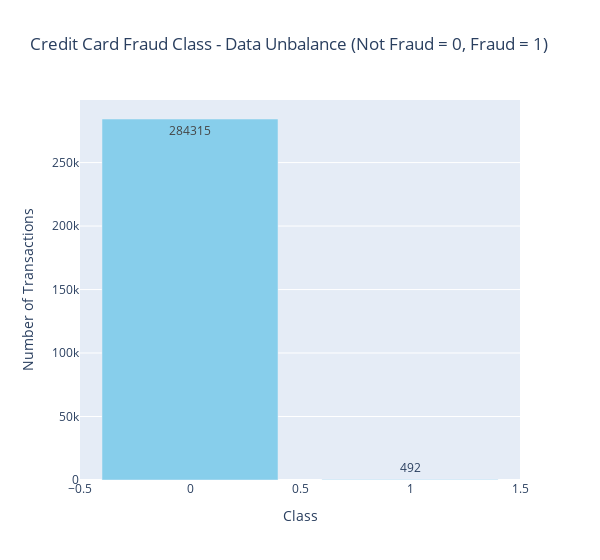

Notebook cell for this chart:
### Markdown cell above
### Unbalanced Data

### Code cell
temp = df['Class'].value_counts()

df_dic = pd.DataFrame({'Class' : temp.index, 'values' : temp.values})

trace = go.Bar(x = df_dic['Class'], y = df_dic['values'],
              name = 'Credit Card Fraud Class - Data Unbalance (Not Fraud = 0, Fraud = 1)',
              marker = dict(color = 'skyblue'),
              text = df_dic['values'])

data = [trace]
layout = dict(title = 'Credit Card Fraud Class - Data Unbalance (Not Fraud = 0, Fraud = 1)',
             xaxis = dict(title = 'Class', showticklabels = True),
             yaxis = dict(title = 'Number of Transactions'),
             hovermode = 'closest', width = 600)
fig = dict(data = data, layout = layout)
iplot(fig, filename= 'class')

### Figure 1 — Plotly figure (JSON) as saved in the notebook; plotly's stock layout.template omitted (floating-point values rounded to 4 significant figures)
{"data": [{"marker": {"color": "skyblue"}, "name": "Credit Card Fraud Class - Data Unbalance (Not Fraud = 0, Fraud = 1)", "text": [284315, 492], "type": "bar", "x": [0, 1], "y": [284315, 492]}], "layout": {"hovermode": "closest", "title": {"text": "Credit Card Fraud Class - Data Unbalance (Not Fraud = 0, Fraud = 1)"}, "width": 600, "xaxis": {"showticklabels": true, "title": {"text": "Class"}}, "yaxis": {"title": {"text": "Number of Transactions"}}}}
